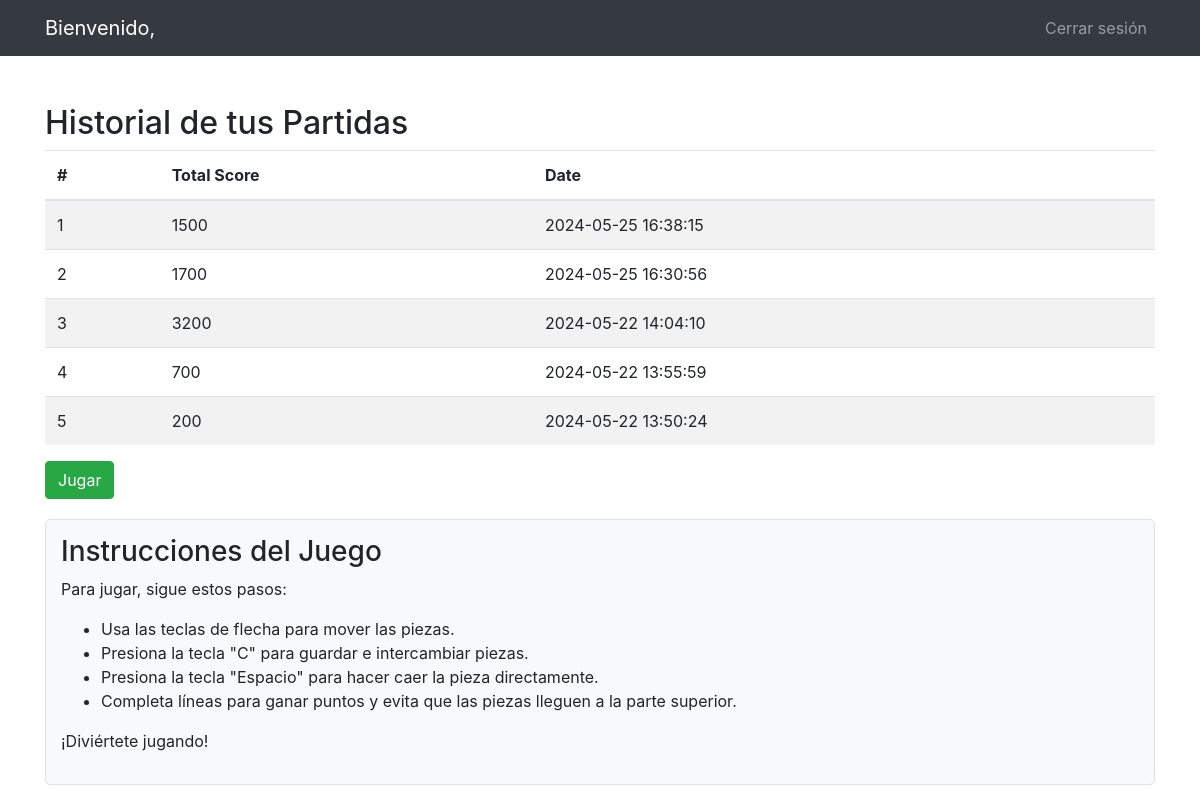
Page /usuario.php (signed in) on the committed database.
### tables this page shows
CREATE TABLE `partida` (
  `id_partida` int NOT NULL,
  `id_usuario` int DEFAULT NULL,
  `puntuaje_total` int DEFAULT NULL,
  `fecha` timestamp NOT NULL DEFAULT CURRENT_TIMESTAMP
);

### usuario.php (the view, shortened to what this page needs)
<?php
$id_usuario = $_SESSION["id_usuario"];
try {
    $pdo = new PDO(DSN, DB_USERNAME, DB_PASSWORD);
    $pdo->setAttribute(PDO::ATTR_ERRMODE, PDO::ERRMODE_EXCEPTION);
    $query = "SELECT * FROM partida WHERE id_usuario = :id_usuario ORDER BY fecha DESC LIMIT 10";
    $stmt = $pdo->prepare($query);
    $stmt->bindParam(":id_usuario", $id_usuario, PDO::PARAM_INT);
    $stmt->execute();
    $partidas = $stmt->fetchAll(PDO::FETCH_ASSOC);
} catch (PDOException $e) {
    echo "Error al obtener las partidas: " . $e->getMessage();
    exit();
}
?>
<!DOCTYPE html>
<html lang="en">
<head>
    <link rel="stylesheet" href="https://stackpath.bootstrapcdn.com/bootstrap/4.5.2/css/bootstrap.min.css">
</head>
<body>
    <?php include_once "header.php";?>
    <div class="container mt-5">
    <h2>Historial de tus Partidas</h2>
    <div class="table-responsive">
        <table class="table table-striped">
            <thead>
            <tr>
                <th>#</th>
                <th>Total Score</th>
                <th>Date</th>
            </tr>
            </thead>
            <tbody>
            <?php foreach ($partidas as $index => $partida): ?>
                <tr>
                    <td><?php echo $index + 1; ?></td>
                    <td><?php echo $partida['puntuaje_total']; ?></td>
                    <td><?php echo $partida['fecha']; ?></td>
                </tr>
            <?php endforeach; ?>
            </tbody>
        </table>
    </div>
    <a href="tetris.php" class="btn btn-success">Jugar</a>
    <div class="instrucciones">
            <h3>Instrucciones del Juego</h3>
            <p>Para jugar, sigue estos pasos:</p>
            <ul>
                <li>Usa las teclas de flecha para mover las piezas.</li>
                <li>Presiona la tecla "C" para guardar e intercambiar piezas.</li>
                <li>Presiona la tecla "Espacio" para hacer caer la pieza directamente.</li>
                <li>Completa líneas para ganar puntos y evita que las piezas lleguen a la parte superior.</li>
            </ul>
            <p>¡Diviértete jugando!</p>
        </div>
</div>
</body>
</html>

### usuario.php (style rules this page uses)
.instrucciones { margin-top: 20px; padding: 15px; background-color: #f8f9fa; border: 1px solid #dee2e6; border-radius: 5px; }

### rows in the picture
partida: puntuaje_total "1500", fecha "2024-05-25 16:38:15"
partida: puntuaje_total "1700", fecha "2024-05-25 16:30:56"
partida: puntuaje_total "3200", fecha "2024-05-22 14:04:10"
partida: puntuaje_total "700", fecha "2024-05-22 13:55:59"
partida: puntuaje_total "200", fecha "2024-05-22 13:50:24"
